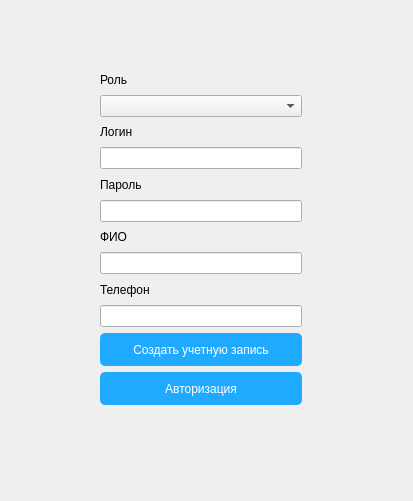
<?xml version="1.0" encoding="UTF-8"?>
<ui version="4.0">
 <class>Registration_win</class>
 <widget class="QDialog" name="Registration_win">
  <property name="geometry">
   <rect>
    <x>0</x>
    <y>0</y>
    <width>413</width>
    <height>501</height>
   </rect>
  </property>
  <property name="windowTitle">
   <string>Регистрация</string>
  </property>
  <property name="styleSheet">
   <string notr="true">QPushButton 
{     
background-color: #67BA80;  /* Цвет фона кнопки */    
color: white;  /* Цвет текста */    
border-radius: 5px;  /* Скругленные углы */ 
}</string>
  </property>
  <widget class="QWidget" name="verticalLayoutWidget">
   <property name="geometry">
    <rect>
     <x>100</x>
     <y>70</y>
     <width>202</width>
     <height>335</height>
    </rect>
   </property>
   <layout class="QVBoxLayout" name="verticalLayout">
    <item>
     <widget class="QLabel" name="label">
      <property name="text">
       <string>Роль</string>
      </property>
     </widget>
    </item>
    <item>
     <widget class="QComboBox" name="comboBox_registr"/>
    </item>
    <item>
     <widget class="QLabel" name="label_2">
      <property name="text">
       <string>Логин</string>
      </property>
     </widget>
    </item>
    <item>
     <widget class="QLineEdit" name="lineEdit_login_registr"/>
    </item>
    <item>
     <widget class="QLabel" name="label_5">
      <property name="text">
       <string>Пароль</string>
      </property>
     </widget>
    </item>
    <item>
     <widget class="QLineEdit" name="lineEdit_password_registr"/>
    </item>
    <item>
     <widget class="QLabel" name="label_4">
      <property name="text">
       <string>ФИО</string>
      </property>
     </widget>
    </item>
    <item>
     <widget class="QLineEdit" name="lineEdit_fio_registr"/>
    </item>
    <item>
     <widget class="QLabel" name="label_3">
      <property name="text">
       <string>Телефон</string>
      </property>
     </widget>
    </item>
    <item>
     <widget class="QLineEdit" name="lineEdit_telephone_registr"/>
    </item>
    <item>
     <widget class="QPushButton" name="pushButton_registr_user">
      <property name="minimumSize">
       <size>
        <width>0</width>
        <height>33</height>
       </size>
      </property>
      <property name="styleSheet">
       <string notr="true">QPushButton 
{     
background-color: rgb(32, 170, 255);  /* Цвет фона кнопки */    
color: white;  /* Цвет текста */    
border-radius: 5px;  /* Скругленные углы */ 
}</string>
      </property>
      <property name="text">
       <string>Создать учетную запись</string>
      </property>
     </widget>
    </item>
    <item>
     <widget class="QPushButton" name="pushButton_registration_f_autor">
      <property name="minimumSize">
       <size>
        <width>0</width>
        <height>33</height>
       </size>
      </property>
      <property name="styleSheet">
       <string notr="true">QPushButton 
{     
background-color: rgb(32, 170, 255);  /* Цвет фона кнопки */    
color: white;  /* Цвет текста */     border-radius: 5px;  /* Скругленные углы */ 
}</string>
      </property>
      <property name="text">
       <string>Авторизация</string>
      </property>
     </widget>
    </item>
   </layout>
  </widget>
 </widget>
 <resources/>
 <connections/>
</ui>
